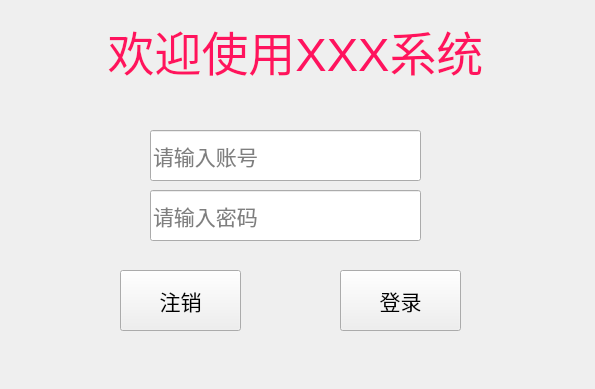
<?xml version="1.0" encoding="UTF-8"?>
<ui version="4.0">
 <class>LoginWin</class>
 <widget class="QMainWindow" name="LoginWin">
  <property name="geometry">
   <rect>
    <x>0</x>
    <y>0</y>
    <width>595</width>
    <height>389</height>
   </rect>
  </property>
  <property name="windowTitle">
   <string>LoginWin</string>
  </property>
  <widget class="QWidget" name="centralWidget">
   <widget class="QLabel" name="titleLabel">
    <property name="geometry">
     <rect>
      <x>0</x>
      <y>0</y>
      <width>591</width>
      <height>101</height>
     </rect>
    </property>
    <property name="font">
     <font>
      <pointsize>35</pointsize>
     </font>
    </property>
    <property name="styleSheet">
     <string notr="true">color: rgb(255, 19, 94);</string>
    </property>
    <property name="text">
     <string>欢迎使用XXX系统</string>
    </property>
    <property name="alignment">
     <set>Qt::AlignCenter</set>
    </property>
   </widget>
   <widget class="QLineEdit" name="userEdit">
    <property name="geometry">
     <rect>
      <x>150</x>
      <y>130</y>
      <width>271</width>
      <height>51</height>
     </rect>
    </property>
    <property name="font">
     <font>
      <pointsize>16</pointsize>
     </font>
    </property>
    <property name="placeholderText">
     <string>请输入账号</string>
    </property>
   </widget>
   <widget class="QLineEdit" name="passEdit">
    <property name="geometry">
     <rect>
      <x>150</x>
      <y>190</y>
      <width>271</width>
      <height>51</height>
     </rect>
    </property>
    <property name="font">
     <font>
      <pointsize>16</pointsize>
     </font>
    </property>
    <property name="echoMode">
     <enum>QLineEdit::Password</enum>
    </property>
    <property name="placeholderText">
     <string>请输入密码</string>
    </property>
   </widget>
   <widget class="QPushButton" name="cancelBt">
    <property name="geometry">
     <rect>
      <x>120</x>
      <y>270</y>
      <width>121</width>
      <height>61</height>
     </rect>
    </property>
    <property name="font">
     <font>
      <pointsize>16</pointsize>
     </font>
    </property>
    <property name="text">
     <string>注销</string>
    </property>
   </widget>
   <widget class="QPushButton" name="loginBt">
    <property name="geometry">
     <rect>
      <x>340</x>
      <y>270</y>
      <width>121</width>
      <height>61</height>
     </rect>
    </property>
    <property name="font">
     <font>
      <pointsize>16</pointsize>
     </font>
    </property>
    <property name="text">
     <string>登录</string>
    </property>
   </widget>
  </widget>
 </widget>
 <layoutdefault spacing="6" margin="11"/>
 <resources/>
 <connections/>
</ui>
